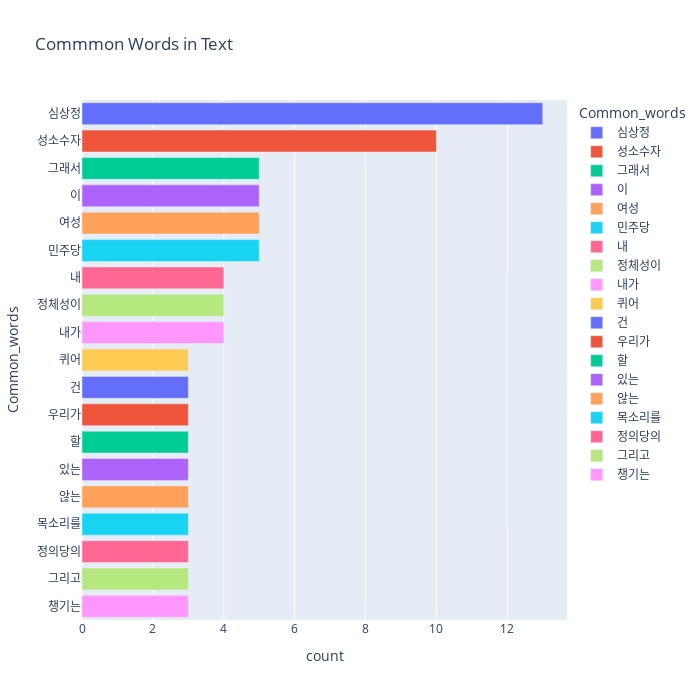

Here is the notebook cell this chart was saved with:
### Code cell
fig = px.bar(temp, x="count", y="Common_words", title='Commmon Words in Text', orientation='h', 
             width=700, height=700,color='Common_words')
fig.show()

### Figure 1 — Plotly figure (JSON) as saved in the notebook; plotly's stock layout.template omitted (floating-point values rounded to 4 significant figures)
{"data": [{"alignmentgroup": "True", "hovertemplate": "Common_words=%{y}<br>count=%{x}<extra></extra>", "legendgroup": "심상정", "marker": {"color": "#636efa", "pattern": {"shape": ""}}, "name": "심상정", "offsetgroup": "심상정", "orientation": "h", "showlegend": true, "textposition": "auto", "type": "bar", "x": [13], "xaxis": "x", "y": ["심상정"], "yaxis": "y"}, {"alignmentgroup": "True", "hovertemplate": "Common_words=%{y}<br>count=%{x}<extra></extra>", "legendgroup": "성소수자", "marker": {"color": "#EF553B", "pattern": {"shape": ""}}, "name": "성소수자", "offsetgroup": "성소수자", "orientation": "h", "showlegend": true, "textposition": "auto", "type": "bar", "x": [10], "xaxis": "x", "y": ["성소수자"], "yaxis": "y"}, {"alignmentgroup": "True", "hovertemplate": "Common_words=%{y}<br>count=%{x}<extra></extra>", "legendgroup": "그래서", "marker": {"color": "#00cc96", "pattern": {"shape": ""}}, "name": "그래서", "offsetgroup": "그래서", "orientation": "h", "showlegend": true, "textposition": "auto", "type": "bar", "x": [5], "xaxis": "x", "y": ["그래서"], "yaxis": "y"}, {"alignmentgroup": "True", "hovertemplate": "Common_words=%{y}<br>count=%{x}<extra></extra>", "legendgroup": "이", "marker": {"color": "#ab63fa", "pattern": {"shape": ""}}, "name": "이", "offsetgroup": "이", "orientation": "h", "showlegend": true, "textposition": "auto", "type": "bar", "x": [5], "xaxis": "x", "y": ["이"], "yaxis": "y"}, {"alignmentgroup": "True", "hovertemplate": "Common_words=%{y}<br>count=%{x}<extra></extra>", "legendgroup": "여성", "marker": {"color": "#FFA15A", "pattern": {"shape": ""}}, "name": "여성", "offsetgroup": "여성", "orientation": "h", "showlegend": true, "textposition": "auto", "type": "bar", "x": [5], "xaxis": "x", "y": ["여성"], "yaxis": "y"}, {"alignmentgroup": "True", "hovertemplate": "Common_words=%{y}<br>count=%{x}<extra></extra>", "legendgroup": "민주당", "marker": {"color": "#19d3f3", "pattern": {"shape": ""}}, "name": "민주당", "offsetgroup": "민주당", "orientation": "h", "showlegend": true, "textposition": "auto", "type": "bar", "x": [5], "xaxis": "x", "y": ["민주당"], "yaxis": "y"}, {"alignmentgroup": "True", "hovertemplate": "Common_words=%{y}<br>count=%{x}<extra></extra>", "legendgroup": "내", "marker": {"color": "#FF6692", "pattern": {"shape": ""}}, "name": "내", "offsetgroup": "내", "orientation": "h", "showlegend": true, "textposition": "auto", "type": "bar", "x": [4], "xaxis": "x", "y": ["내"], "yaxis": "y"}, {"alignmentgroup": "True", "hovertemplate": "Common_words=%{y}<br>count=%{x}<extra></extra>", "legendgroup": "정체성이", "marker": {"color": "#B6E880", "pattern": {"shape": ""}}, "name": "정체성이", "offsetgroup": "정체성이", "orientation": "h", "showlegend": true, "textposition": "auto", "type": "bar", "x": [4], "xaxis": "x", "y": ["정체성이"], "yaxis": "y"}, {"alignmentgroup": "True", "hovertemplate": "Common_words=%{y}<br>count=%{x}<extra></extra>", "legendgroup": "내가", "marker": {"color": "#FF97FF", "pattern": {"shape": ""}}, "name": "내가", "offsetgroup": "내가", "orientation": "h", "showlegend": true, "textposition": "auto", "type": "bar", "x": [4], "xaxis": "x", "y": ["내가"], "yaxis": "y"}, {"alignmentgroup": "True", "hovertemplate": "Common_words=%{y}<br>count=%{x}<extra></extra>", "legendgroup": "퀴어", "marker": {"color": "#FECB52", "pattern": {"shape": ""}}, "name": "퀴어", "offsetgroup": "퀴어", "orientation": "h", "showlegend": true, "textposition": "auto", "type": "bar", "x": [3], "xaxis": "x", "y": ["퀴어"], "yaxis": "y"}, {"alignmentgroup": "True", "hovertemplate": "Common_words=%{y}<br>count=%{x}<extra></extra>", "legendgroup": "건", "marker": {"color": "#636efa", "pattern": {"shape": ""}}, "name": "건", "offsetgroup": "건", "orientation": "h", "showlegend": true, "textposition": "auto", "type": "bar", "x": [3], "xaxis": "x", "y": ["건"], "yaxis": "y"}, {"alignmentgroup": "True", "hovertemplate": "Common_words=%{y}<br>count=%{x}<extra></extra>", "legendgroup": "우리가", "marker": {"color": "#EF553B", "pattern": {"shape": ""}}, "name": "우리가", "offsetgroup": "우리가", "orientation": "h", "showlegend": true, "textposition": "auto", "type": "bar", "x": [3], "xaxis": "x", "y": ["우리가"], "yaxis": "y"}, {"alignmentgroup": "True", "hovertemplate": "Common_words=%{y}<br>count=%{x}<extra></extra>", "legendgroup": "할", "marker": {"color": "#00cc96", "pattern": {"shape": ""}}, "name": "할", "offsetgroup": "할", "orientation": "h", "showlegend": true, "textposition": "auto", "type": "bar", "x": [3], "xaxis": "x", "y": ["할"], "yaxis": "y"}, {"alignmentgroup": "True", "hovertemplate": "Common_words=%{y}<br>count=%{x}<extra></extra>", "legendgroup": "있는", "marker": {"color": "#ab63fa", "pattern": {"shape": ""}}, "name": "있는", "offsetgroup": "있는", "orientation": "h", "showlegend": true, "textposition": "auto", "type": "bar", "x": [3], "xaxis": "x", "y": ["있는"], "yaxis": "y"}, {"alignmentgroup": "True", "hovertemplate": "Common_words=%{y}<br>count=%{x}<extra></extra>", "legendgroup": "않는", "marker": {"color": "#FFA15A", "pattern": {"shape": ""}}, "name": "않는", "offsetgroup": "않는", "orientation": "h", "showlegend": true, "textposition": "auto", "type": "bar", "x": [3], "xaxis": "x", "y": ["않는"], "yaxis": "y"}, {"alignmentgroup": "True", "hovertemplate": "Common_words=%{y}<br>count=%{x}<extra></extra>", "legendgroup": "목소리를", "marker": {"color": "#19d3f3", "pattern": {"shape": ""}}, "name": "목소리를", "offsetgroup": "목소리를", "orientation": "h", "showlegend": true, "textposition": "auto", "type": "bar", "x": [3], "xaxis": "x", "y": ["목소리를"], "yaxis": "y"}, {"alignmentgroup": "True", "hovertemplate": "Common_words=%{y}<br>count=%{x}<extra></extra>", "legendgroup": "정의당의", "marker": {"color": "#FF6692", "pattern": {"shape": ""}}, "name": "정의당의", "offsetgroup": "정의당의", "orientation": "h", "showlegend": true, "textposition": "auto", "type": "bar", "x": [3], "xaxis": "x", "y": ["정의당의"], "yaxis": "y"}, {"alignmentgroup": "True", "hovertemplate": "Common_words=%{y}<br>count=%{x}<extra></extra>", "legendgroup": "그리고", "marker": {"color": "#B6E880", "pattern": {"shape": ""}}, "name": "그리고", "offsetgroup": "그리고", "orientation": "h", "showlegend": true, "textposition": "auto", "type": "bar", "x": [3], "xaxis": "x", "y": ["그리고"], "yaxis": "y"}, {"alignmentgroup": "True", "hovertemplate": "Common_words=%{y}<br>count=%{x}<extra></extra>", "legendgroup": "챙기는", "marker": {"color": "#FF97FF", "pattern": {"shape": ""}}, "name": "챙기는", "offsetgroup": "챙기는", "orientation": "h", "showlegend": true, "textposition": "auto", "type": "bar", "x": [3], "xaxis": "x", "y": ["챙기는"], "yaxis": "y"}], "layout": {"barmode": "relative", "height": 700, "legend": {"title": {"text": "Common_words"}, "tracegroupgap": 0}, "title": {"text": "Commmon Words in Text"}, "width": 700, "xaxis": {"anchor": "y", "domain": [0, 1], "title": {"text": "count"}}, "yaxis": {"anchor": "x", "categoryarray": ["챙기는", "그리고", "정의당의", "목소리를", "않는", "있는", "할", "우리가", "건", "퀴어", "내가", "정체성이", "내", "민주당", "여성", "이", "그래서", "성소수자", "심상정"], "categoryorder": "array", "domain": [0, 1], "title": {"text": "Common_words"}}}}
